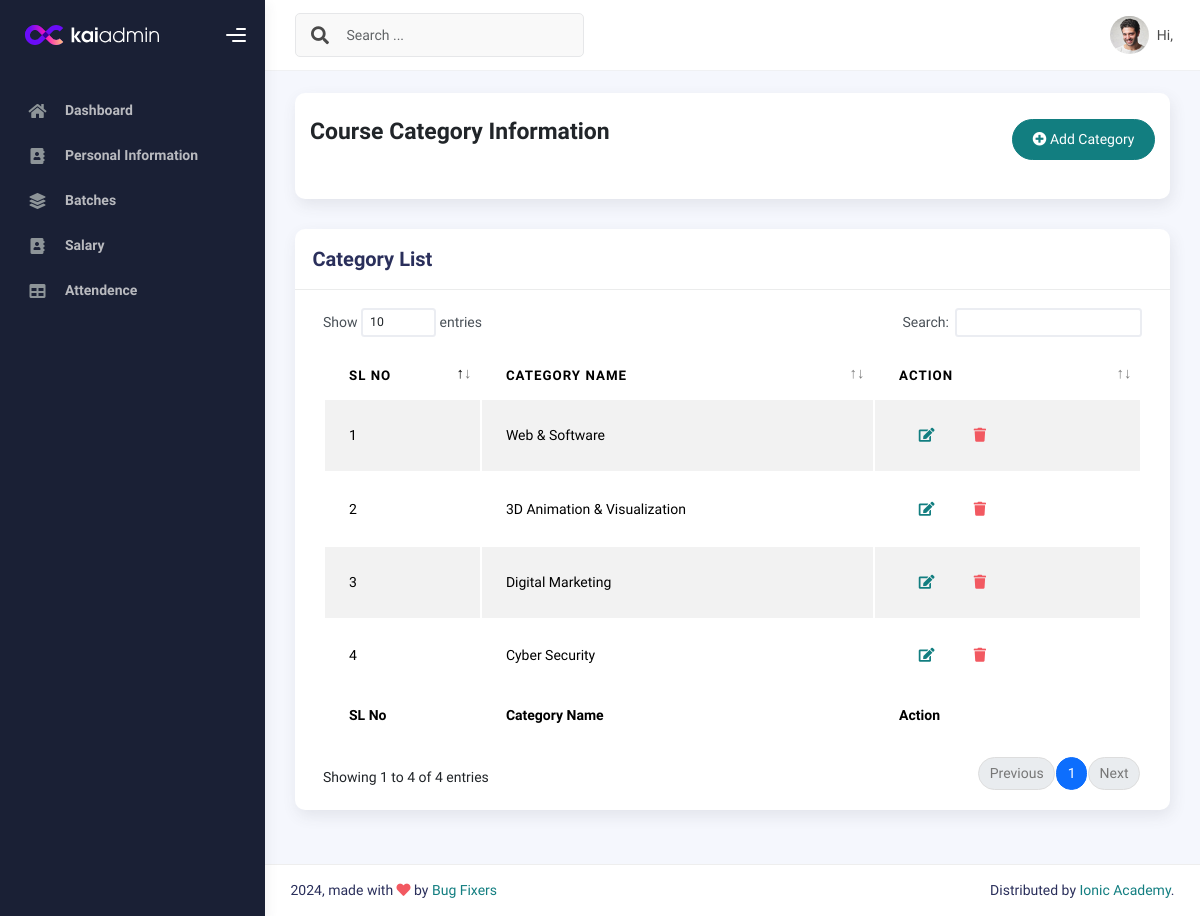
Page /categorylist/ (signed in) on the earlier database version.
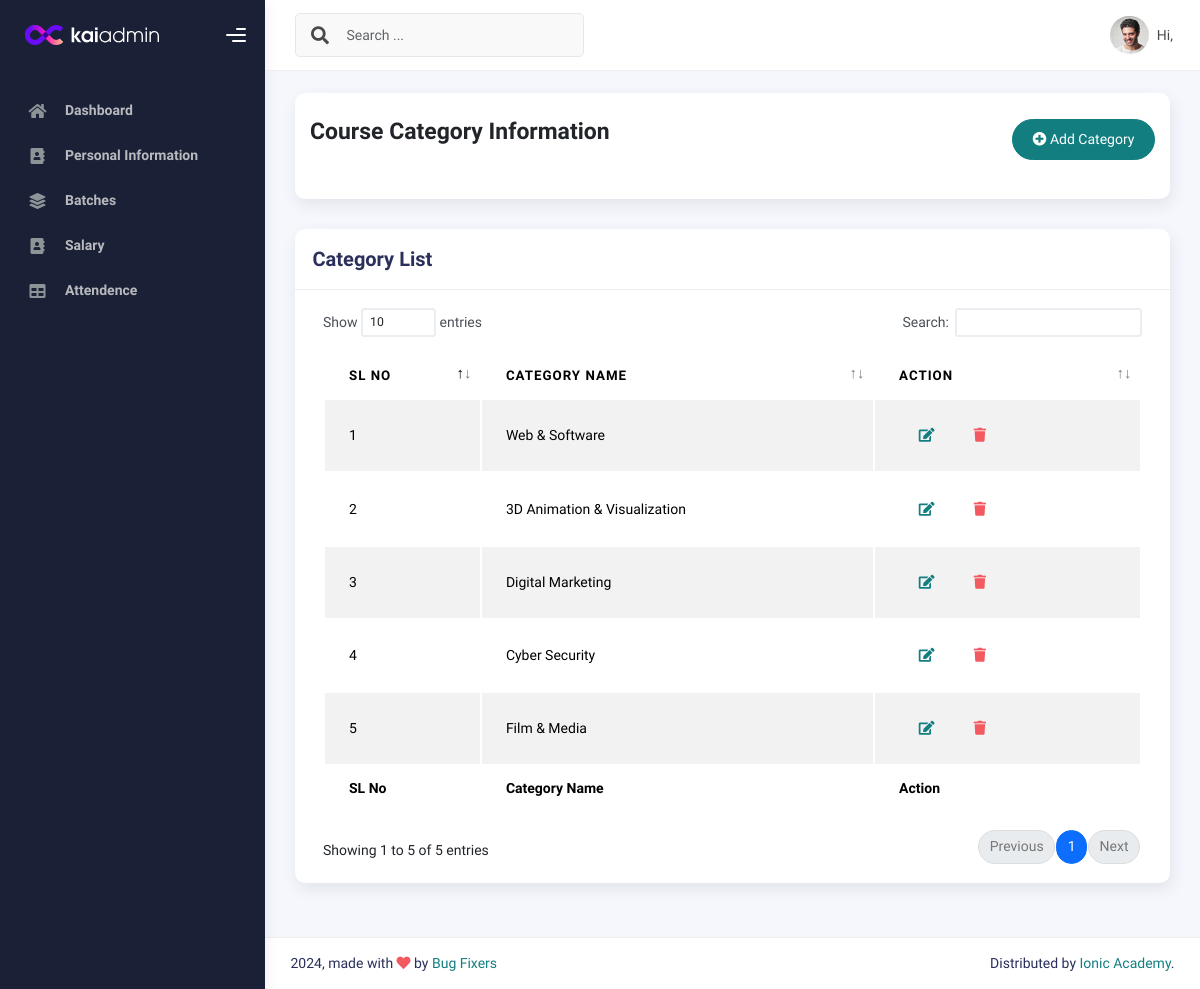
Same page on the later database version.
### IMSapp/models.py (models this page shows, shortened)
class CourseCategoryModel(models.Model):
    CategoryName = models.CharField(max_length=100,null=True)

### IMSapp/courseviews.py (the view)
# urls.py: path('categorylist/',categorylist,name="categorylist"),
@login_required
def categorylist(request):
    categorydata = CourseCategoryModel.objects.all()
    return render(request,'courses/categorylist.html',{'categorydata':categorydata})

### IMSapp/templates/courses/categorylist.html
{% extends "profilemaster/master.html" %}
{% block content %}
<div class="col-sm-12 col-md-12">
    <div class="card card-stats card-round">
        <div class="card-body">
            <div class="d-flex align-items-left align-items-md-center flex-column flex-md-row pt-2 pb-4">
                <div>
                    <h3 class="fw-bold mb-3">Course Category Information</h3>
                </div>
                <div class="ms-md-auto py-2 py-md-0">
                    <a href="{% url 'addcategory' %}" class="btn btn-primary btn-round"><i class="fas fa-plus-circle"></i> Add Category</a>
                </div>
            </div>
        </div>
    </div>
</div>
<div class="col-md-12">
    <div class="card">
      <div class="card-header">
        <h4 class="card-title">Category List</h4>
      </div>
      <div class="card-body">
        <div class="table-responsive">
          <table id="basic-datatables" class="display table table-striped table-hover">
            <thead>
              <tr>
                <th>SL No</th>
                <th>Category Name</th>
                <th>Action</th>
              </tr>
            </thead>
            <tfoot>
              <tr>
                <th>SL No</th>
                <th>Category Name</th>
                <th>Action</th>
              </tr>
            </tfoot>
            <tbody>
              {% for i in categorydata %}
                <tr>
                  <td>{{forloop.counter}}</td>
                  <td>{{i.CategoryName}}</td>
                  <td>
                    <div class="form-button-action">
                      <a href="{% url 'editcategory' i.id %}" class="btn btn-link btn-primary btn-md">
                        <i class="fa fa-edit"></i>
                      </a>
                      <a href="{% url 'deletecategory' i.id %}" class="btn btn-link btn-danger btn-md">
                        <i class="fa fa-trash"></i>
                      </a>
                    </div>
                  </td>
                </tr>
              {% endfor %}
            </tbody>
          </table>
        </div>
      </div>
    </div>
  </div>
{% endblock content %}

Differences in the rows shown:
added CourseCategoryModel: CategoryName "Film & Media"
Other differences:
text written by a page script: "Show entries Search: Showing 1 to 4 of 4 entries Previous 1 Next" → "Show entries Search: Showing 1 to 5 of 5 entries Previous 1 Next"
